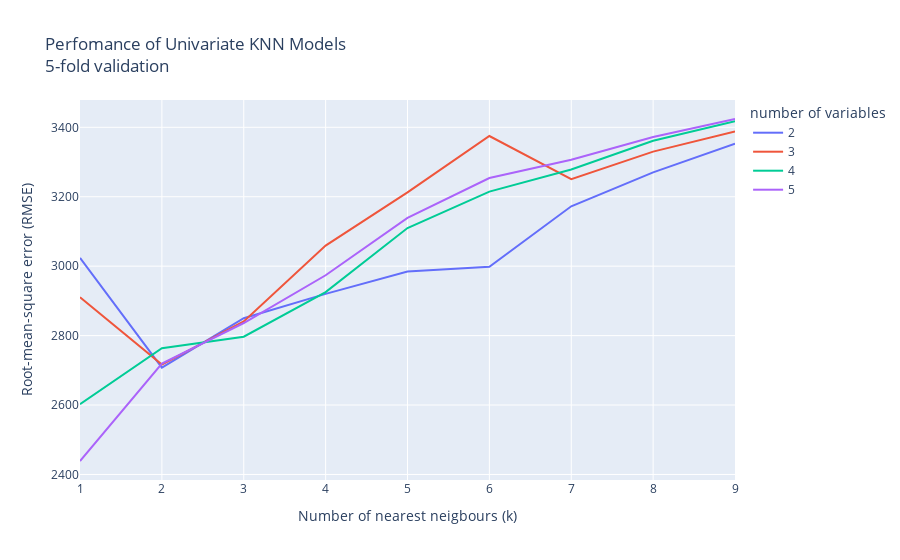

The notebook cell this image was saved under:
### Markdown cell above
As we can see from above, __the most accurate model is the one trained with only__ `2` __input features__ –`engine-size` and `horsepower`. Let's train the model with 5-fold validation and see how it perfoms. This time the hyperparameter `k` will vary from 1 to 9. 
### 5-fold validation
As we deal with a limited data sample, we will be using `5`-fold validation. In general, `k`-fold validation may result in a less biased or less optimistic estimate of the model.

### Code cell
from sklearn.model_selection import cross_val_score, KFold

def multi_knn_train_test_2(train_col, target_col, df_original, k):
    kf = KFold(5, shuffle = True, random_state = 1)
    knn = KNeighborsRegressor(n_neighbors = k)
    
    df = df_original.copy()
        
    mses = cross_val_score(knn, df[train_col], df['price'], scoring='neg_mean_squared_error', cv=kf)
    avg_rmse = np.mean(abs(mses) ** .5)
   
    return avg_rmse

# create an empty dictionary to save RMSE values for each variable
rmse_results = {}
n_features = [2, 4, 5]

for n in range(2,6):
    rmses = []
    for k in range(1,10):
        rmse = multi_knn_train_test_2(best_variables[:n], 'price', normalised_cars, k)
        rmses.append(rmse)
    rmse_results[n] = rmses

err_metrics = pd.DataFrame(data=rmse_results)
err_metrics['k'] = list(range(1,10))

# generate a graph to display 
fig = px.line(err_metrics, x='k', y=err_metrics.columns,
             labels = {'k':'Number of nearest neigbours (k)',
                       'value':'Root-mean-square error (RMSE)',
                       'variable':'number of variables'},
             title = 'Perfomance of Univariate KNN Models <br>5-fold validation')

fig.update_layout(yaxis_tickformat = '')
fig.show()

### Figure 1 — Plotly figure (JSON) as saved in the notebook; plotly's stock layout.template omitted (floating-point values rounded to 4 significant figures)
{"data": [{"hovertemplate": "number of variables=2<br>Number of nearest neigbours (k)=%{x}<br>Root-mean-square error (RMSE)=%{y}<extra></extra>", "legendgroup": "2", "line": {"color": "#636efa", "dash": "solid"}, "mode": "lines", "name": "2", "orientation": "v", "showlegend": true, "type": "scatter", "x": [1, 2, 3, 4, 5, 6, 7, 8, 9], "xaxis": "x", "y": [3024.0, 2708.0, 2850.0, 2920.0, 2985.0, 2998.0, 3172.0, 3270.0, 3353.0], "yaxis": "y"}, {"hovertemplate": "number of variables=3<br>Number of nearest neigbours (k)=%{x}<br>Root-mean-square error (RMSE)=%{y}<extra></extra>", "legendgroup": "3", "line": {"color": "#EF553B", "dash": "solid"}, "mode": "lines", "name": "3", "orientation": "v", "showlegend": true, "type": "scatter", "x": [1, 2, 3, 4, 5, 6, 7, 8, 9], "xaxis": "x", "y": [2911.0, 2717.0, 2841.0, 3059.0, 3213.0, 3375.0, 3250.0, 3330.0, 3388.0], "yaxis": "y"}, {"hovertemplate": "number of variables=4<br>Number of nearest neigbours (k)=%{x}<br>Root-mean-square error (RMSE)=%{y}<extra></extra>", "legendgroup": "4", "line": {"color": "#00cc96", "dash": "solid"}, "mode": "lines", "name": "4", "orientation": "v", "showlegend": true, "type": "scatter", "x": [1, 2, 3, 4, 5, 6, 7, 8, 9], "xaxis": "x", "y": [2602.0, 2764.0, 2797.0, 2925.0, 3110.0, 3215.0, 3279.0, 3361.0, 3417.0], "yaxis": "y"}, {"hovertemplate": "number of variables=5<br>Number of nearest neigbours (k)=%{x}<br>Root-mean-square error (RMSE)=%{y}<extra></extra>", "legendgroup": "5", "line": {"color": "#ab63fa", "dash": "solid"}, "mode": "lines", "name": "5", "orientation": "v", "showlegend": true, "type": "scatter", "x": [1, 2, 3, 4, 5, 6, 7, 8, 9], "xaxis": "x", "y": [2439.0, 2720.0, 2836.0, 2974.0, 3139.0, 3254.0, 3307.0, 3372.0, 3424.0], "yaxis": "y"}], "layout": {"legend": {"title": {"text": "number of variables"}, "tracegroupgap": 0}, "title": {"text": "Perfomance of Univariate KNN Models <br>5-fold validation"}, "xaxis": {"anchor": "y", "domain": [0, 1], "title": {"text": "Number of nearest neigbours (k)"}}, "yaxis": {"anchor": "x", "domain": [0, 1], "tickformat": "", "title": {"text": "Root-mean-square error (RMSE)"}}}}
